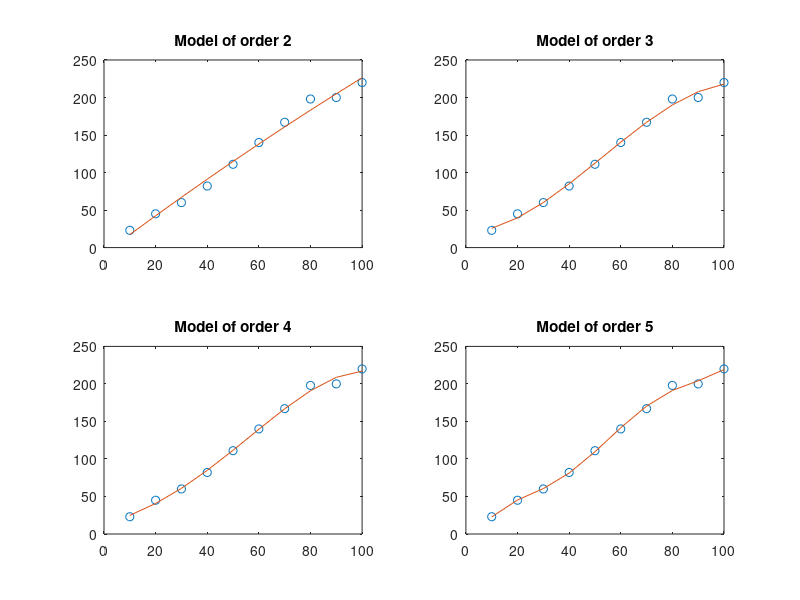

Recreate this plot in MATLAB.
clear, clc
x=[10, 20, 30, 40, 50, 60, 70, 80, 90, 100];
y=[23, 45, 60, 82, 111, 140, 167, 198, 200, 220];
for n=2:5
p=polyfit(x,y,n);
ymodel=polyval(p,x);
subplot(2,2,n-1)
plot(x,y,'o',x,ymodel)
title(sprintf('Model of order %d', n));
end